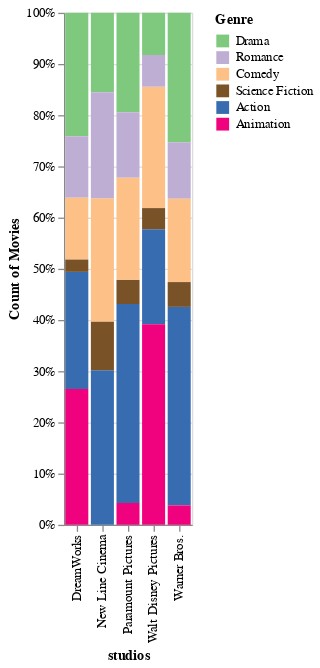

Notebook code for this chart:
### Markdown cell above
<div class="alert alert-info" style="color:black">
<ul>
        <li>Create the stacked bar chart as depicted in the video/images, we provide some specs you might miss</li>
        <li>The height of each plot is 400, the width is 500</li>
        <li>Use the same color scheme for the genres attribute </li>
    <li>Add tooltip that includes studio, count, and genre </li>
    <li>Name of the chart must be count_bar</li>
</ul>
</div>

_Points:_ 0

### Code cell
count_bar = alt.Chart(dashboard_data).mark_bar().encode(
    alt.X('studios:N'),
    alt.Y('count(studios):Q', title = "Count of Movies").stack("normalize"),
    color=alt.Color('genres:N', title = "Genre").scale(domain=color_domain, range=color_range),
    tooltip = ['studios:N', 'count(studios)','genres:N']
).properties(
    height = 400,
)

# show the chart
count_bar

### Figure 1 — Vega-Lite specification as saved in the notebook (floating-point values rounded to 4 significant figures; data arrays with more than 128 entries replaced by an {"elided": "..."} marker saying what was removed)
{"config": {"view": {"continuousWidth": 300, "continuousHeight": 300}}, "data": {"name": "data-d0f99b9113ba7b2e9f970d88c361495d"}, "mark": {"type": "bar"}, "encoding": {"color": {"field": "genres", "scale": {"domain": ["Drama", "Romance", "Comedy", "Science Fiction", "Action", "Animation"], "range": ["#7fc97f", "#beaed4", "#fdc086", "#795227", "#386cb0", "#f0027f"]}, "title": "Genre", "type": "nominal"}, "tooltip": [{"field": "studios", "type": "nominal"}, {"aggregate": "count", "field": "studios", "type": "nominal"}, {"field": "genres", "type": "nominal"}], "x": {"field": "studios", "type": "nominal"}, "y": {"aggregate": "count", "field": "studios", "stack": "normalize", "title": "Count of Movies", "type": "quantitative"}}, "height": 400, "$schema": "https://vega.github.io/schema/vega-lite/v5.8.0.json", "datasets": {"data-d0f99b9113ba7b2e9f970d88c361495d": {"elided": "796 records"}}}
